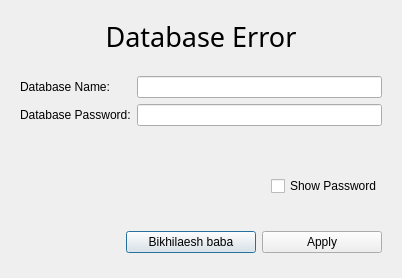
<?xml version="1.0" encoding="UTF-8"?>
<ui version="4.0">
 <class>DataBasePassewordSetter</class>
 <widget class="QDialog" name="DataBasePassewordSetter">
  <property name="geometry">
   <rect>
    <x>0</x>
    <y>0</y>
    <width>402</width>
    <height>278</height>
   </rect>
  </property>
  <property name="windowTitle">
   <string>Dialog</string>
  </property>
  <layout class="QVBoxLayout" name="verticalLayout">
   <item>
    <widget class="QLabel" name="label">
     <property name="font">
      <font>
       <family>Rockwell Extra Bold</family>
       <pointsize>20</pointsize>
       <weight>50</weight>
       <italic>false</italic>
       <bold>false</bold>
      </font>
     </property>
     <property name="text">
      <string>Database Error</string>
     </property>
     <property name="alignment">
      <set>Qt::AlignCenter</set>
     </property>
    </widget>
   </item>
   <item>
    <widget class="QWidget" name="widget" native="true">
     <layout class="QGridLayout" name="gridLayout">
      <item row="1" column="1">
       <widget class="QLineEdit" name="passwordLineEdit">
        <property name="maximumSize">
         <size>
          <width>250</width>
          <height>16777215</height>
         </size>
        </property>
       </widget>
      </item>
      <item row="0" column="1">
       <widget class="QLineEdit" name="usernameLineEdit">
        <property name="maximumSize">
         <size>
          <width>250</width>
          <height>16777215</height>
         </size>
        </property>
       </widget>
      </item>
      <item row="1" column="0">
       <widget class="QLabel" name="label_3">
        <property name="text">
         <string>Database Password:</string>
        </property>
       </widget>
      </item>
      <item row="0" column="0">
       <widget class="QLabel" name="label_2">
        <property name="text">
         <string>Database Name:  </string>
        </property>
       </widget>
      </item>
      <item row="2" column="0" colspan="2">
       <widget class="QLabel" name="errorLabel">
        <property name="font">
         <font>
          <pointsize>9</pointsize>
         </font>
        </property>
        <property name="text">
         <string/>
        </property>
        <property name="class" stdset="0">
         <string>errorLabel</string>
        </property>
       </widget>
      </item>
     </layout>
    </widget>
   </item>
   <item>
    <widget class="QWidget" name="widget_3" native="true">
     <layout class="QHBoxLayout" name="horizontalLayout_2">
      <item>
       <spacer name="horizontalSpacer_2">
        <property name="orientation">
         <enum>Qt::Horizontal</enum>
        </property>
        <property name="sizeHint" stdset="0">
         <size>
          <width>40</width>
          <height>20</height>
         </size>
        </property>
       </spacer>
      </item>
      <item>
       <widget class="QCheckBox" name="showPasswordCheckBox">
        <property name="sizePolicy">
         <sizepolicy hsizetype="Maximum" vsizetype="Fixed">
          <horstretch>0</horstretch>
          <verstretch>0</verstretch>
         </sizepolicy>
        </property>
        <property name="font">
         <font>
          <pointsize>9</pointsize>
         </font>
        </property>
        <property name="text">
         <string>Show Password</string>
        </property>
       </widget>
      </item>
     </layout>
    </widget>
   </item>
   <item>
    <widget class="QWidget" name="widget_2" native="true">
     <layout class="QHBoxLayout" name="horizontalLayout">
      <item>
       <spacer name="horizontalSpacer">
        <property name="orientation">
         <enum>Qt::Horizontal</enum>
        </property>
        <property name="sizeHint" stdset="0">
         <size>
          <width>203</width>
          <height>20</height>
         </size>
        </property>
       </spacer>
      </item>
      <item>
       <widget class="QPushButton" name="bikhialPushButton">
        <property name="sizePolicy">
         <sizepolicy hsizetype="Preferred" vsizetype="Fixed">
          <horstretch>0</horstretch>
          <verstretch>0</verstretch>
         </sizepolicy>
        </property>
        <property name="minimumSize">
         <size>
          <width>130</width>
          <height>0</height>
         </size>
        </property>
        <property name="text">
         <string>Bikhilaesh baba</string>
        </property>
       </widget>
      </item>
      <item>
       <widget class="QPushButton" name="applyPushButton">
        <property name="minimumSize">
         <size>
          <width>120</width>
          <height>0</height>
         </size>
        </property>
        <property name="text">
         <string>Apply</string>
        </property>
       </widget>
      </item>
     </layout>
    </widget>
   </item>
  </layout>
 </widget>
 <resources/>
 <connections/>
</ui>
